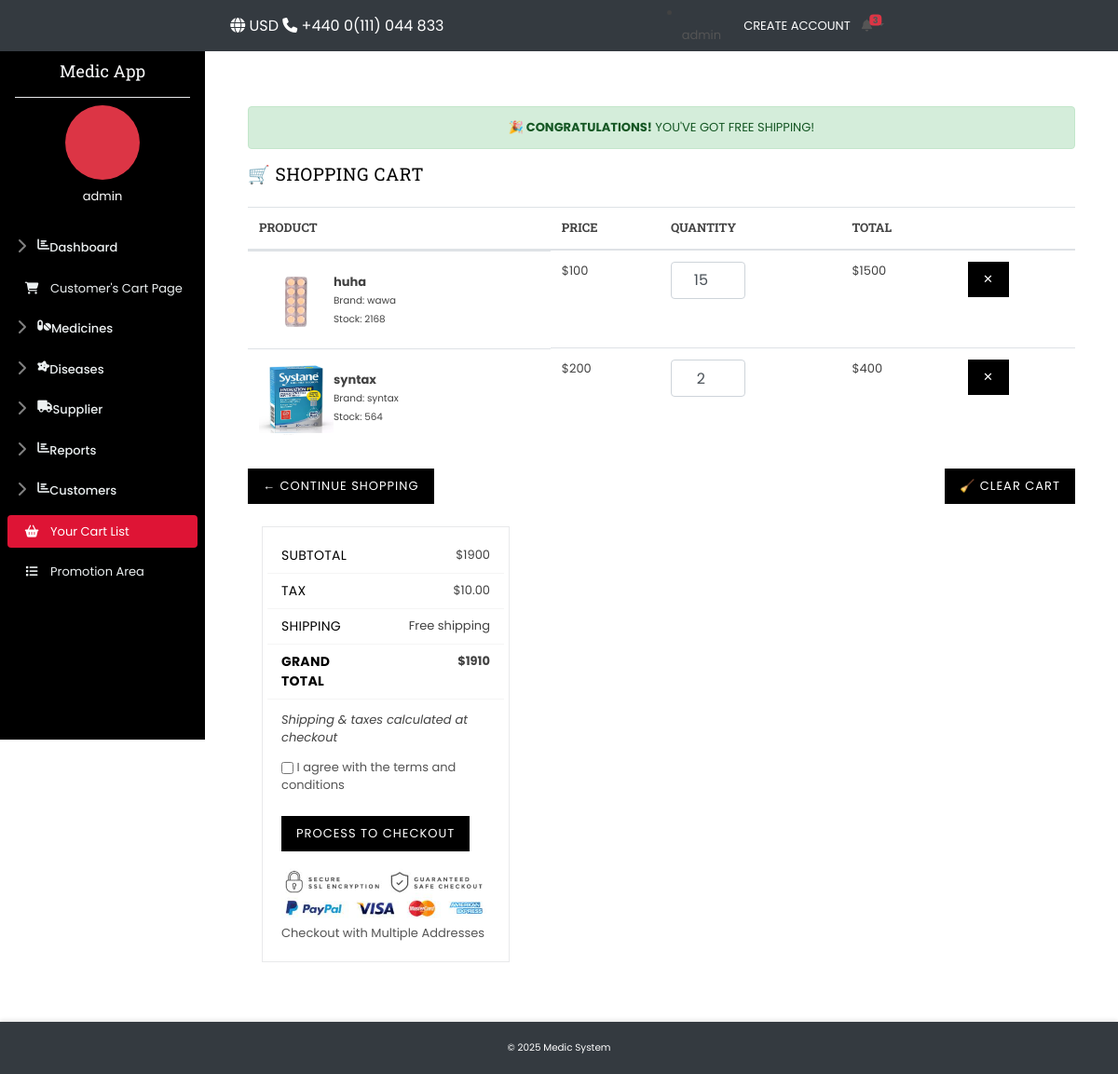
The app's page /cartlist/ (signed in) with its own data.
### ourapp/models.py (models this page shows, shortened)
class CartProduct(models.Model):
    cart = models.ForeignKey(Cart,on_delete=models.CASCADE)
    item = models.ForeignKey(Item,on_delete=models.CASCADE)
    qty = models.PositiveIntegerField(default=0)
    price = models.PositiveIntegerField(default=0)

class Item(models.Model):
    category = models.ForeignKey(Category, on_delete= models.CASCADE)
    disease = models.ForeignKey(Disease, on_delete= models.CASCADE)
    supplier = models.ForeignKey(Supplier, on_delete= models.CASCADE, blank=True, null=True)
    item_photo1 = models.ImageField(upload_to='photos')
    item_photo2 = models.ImageField(upload_to='photos')
    item_name = models.CharField(max_length=255)
    item_quantity =models.PositiveIntegerField()
    item_price = models.PositiveIntegerField()
    purcharse_price = models.PositiveIntegerField(default=0)
    item_description = models.TextField()
    exp_date = models.DateField()
    brand_name = models.CharField(max_length=255, blank=True, null=True)
    batch_number = models.CharField(max_length=100, blank=True, null=True)
    barcode = models.CharField(max_length=255, blank=True, null=True)
    stock_minimum = models.PositiveIntegerField(default=10)

class Cart(models.Model):
    user = models.ForeignKey(User, on_delete=models.CASCADE, related_name='carts')  # 🆕
    total_amount = models.PositiveIntegerField(default=0)
    created_date = models.DateField(default=timezone.now)
    def update_total_amount(self):
        total = sum([cp.qty * cp.item.item_price for cp in self.cartproduct_set.all()])
        self.total_amount = total
        self.save()

### ourapp/views.py (the view)
# urls.py: path('cartlist/', cart_list, name='cart_list'),
@login_required
def cart_list(request):
    user = request.user
    try:
        cart = Cart.objects.get(user=user)
        cart.update_total_amount()
        cart.refresh_from_db()
        cart_items = CartProduct.objects.filter(cart=cart)
        total = cart.total_amount
    except Cart.DoesNotExist:
        cart_items = []
        total = 0
    context = {
        'cart':cart,
        'cart_items': cart_items,
        'total': total,
    }
    return render(request, 'cart_list.html', context)

### ourapp/context_processors.py (called while the page is built)
def expiry_notifications(request):
    if request.user.is_authenticated:
        today = now().date()
        warning_date = today + timedelta(days=90)
        expiring_items = Item.objects.filter(exp_date__lte=warning_date, exp_date__gte=today)
        return {'expiring_items': expiring_items, 'expiring_count': expiring_items.count()}
    return {}

### ourapp/templatetags/cart_extras.py (called while the page is built)
@register.filter
def multiply(qty, price):
    return qty * price

### templates/cart_list.html (shortened to what this page needs)
{% extends 'base.html' %}
{% load static %}
{% load cart_extras %}
{% block content %}
<div class="container my-5">
  <div class="alert alert-success text-center">
    <strong>🎉 CONGRATULATIONS!</strong> YOU'VE GOT FREE SHIPPING!
  </div>
  <h2 class="mb-4">🛒 Shopping Cart</h2>
  <table class="table align-middle">
    <thead>
      <tr>
        <th>PRODUCT</th>
        <th>PRICE</th>
        <th>QUANTITY</th>
        <th>TOTAL</th>
        <th></th>
      </tr>
    </thead>
    <tbody>
      {% for cart in cart_items %}
      <tr>
        <td class="d-flex align-items-center gap-3">
          <img src="{{ cart.item.item_photo1.url }}" width="80" height="80" class="rounded" alt="item image">
          <div>
            <strong>{{ cart.item.item_name }}</strong><br>
            <small>Brand: {{ cart.item.brand_name }}</small><br>
            <small>Stock: {{ cart.item.item_quantity }}</small>
          </div>
        </td>
        <td>${{ cart.item.item_price }}</td>
        <td>
          <form action="{% url 'update_quantity' cart.item.id %}" method="post" class="d-flex align-items-center">
            <input type="number" name="quantity" value="{{ cart.qty }}" min="1"
                   class="form-control text-center" style="width: 80px;"
                   onchange="this.form.submit()">
          </form>
        </td>
        <td>${{ cart.qty|multiply:cart.item.item_price }}</td>
        <td>
          <a href="{% url 'remove_from_cart' cart.item.id %}" class="btn btn-outline-danger btn-sm">✕</a>
        </td>
      </tr>
      {% empty %}
      <tr>
        <td colspan="5" class="text-center">Your cart is empty.</td>
      </tr>
      {% endfor %}
    </tbody>
  </table>
  {% if cart_items %}
  <div class="d-flex justify-content-between align-items-center mt-4">
    <a href="{% url 'homeview' %}" class="btn btn-dark">← Continue Shopping</a>
    <a href="{% url 'clear_cart' %}" class="btn btn-outline-danger">🧹 Clear Cart</a>
  </div>
  <div class="col-md-4 cart__footer mt-4">
    <div class="solid-border">
      <div class="row border-bottom pb-2">
        <span class="col-6 cart__subtotal-title">Subtotal</span>
        <span class="col-6 text-right">${{ cart.total_amount }}</span>
      </div>
      <div class="row border-bottom pb-2 pt-2">
        <span class="col-6 cart__subtotal-title">Tax</span>
        <span class="col-6 text-right">$10.00</span>
      </div>
      <div class="row border-bottom pb-2 pt-2">
        <span class="col-6 cart__subtotal-title">Shipping</span>
        <span class="col-6 text-right">Free shipping</span>
      </div>
      <div class="row border-bottom pb-2 pt-2">
        <span class="col-6 cart__subtotal-title"><strong>Grand Total</strong></span>
        <span class="col-6 text-right"><strong>${{ total|add:10 }}</strong></span>
      </div>
      <div class="cart__shipping">Shipping & taxes calculated at checkout</div>
      <p class="cart_tearm">
        <label>
          <input type="checkbox" name="tearm" class="checkbox" value="tearm" required="">
          I agree with the terms and conditions
        </label>
      </p>
      <a href="{% url 'checkout' %}" class="btn btn--small-wide checkout">Process to checkout</a>
      <div class="paymnet-img">
        <img src="{% static 'assets/images/payment-img.jpg' %}" alt="Payment">
      </div>
      <p><a href="#">Checkout with Multiple Addresses</a></p>
    </div>
  </div>
  {% endif %}
</div>
{% endblock %}

### templates/base.html (shortened to what this page needs)
{% load static %}
<!DOCTYPE html>
<html lang="en">
<head>
  <link rel="stylesheet" href="{% static 'assets/css/plugins.css' %}" />
  <link rel="stylesheet" href="{% static 'assets/css/bootstrap.min.css' %}" />
  <link rel="stylesheet" href="{% static 'assets/css/style.css' %}" />
  <link rel="stylesheet" href="{% static 'assets/css/responsive.css' %}" />
  <link href="https://cdnjs.cloudflare.com/ajax/libs/font-awesome/6.4.0/css/all.min.css" rel="stylesheet" />
</head>
<body>
  <nav class="navbar navbar-expand-lg navbar-dark bg-dark fixed-top">
  <div class="container-fluid px-2">
    <div class="navbar-brand py-0">
      <i class="fas fa-globe"></i> USD
      <i class="fas fa-phone ms-2"></i> +440 0(111) 044 833
    </div>
    <div class="ms-auto d-flex align-items-center">
      {% if request.user is not anonymounsuser %}
        <li class="nav-item pe-1"><a class="nav-link py-1" href="{% url 'loginview' %}">{{request.user}}</a></li>
      {% else %}
        <li class="nav-item pe-1"><a class="nav-link py-1" href="{% url 'logoutview' %}">logout</a></li>
      {% endif %}
      <a href="{% url 'customer_register' %}" class="nav-link text-white py-1 px-2">CREATE ACCOUNT</a>
      <div class="dropdown position-relative ps-1">
        <a class="nav-link dropdown-toggle py-1 px-1" href="#" role="button" data-bs-toggle="dropdown">
          <i class="fas fa-bell"></i>
          {% if expiring_count > 0 %}
            <span class="position-absolute top-0 start-100 translate-middle badge rounded-pill bg-danger">
              {{ expiring_count }}
            </span>
          {% endif %}
        </a>
      </div>
    </div>
  </div>
</nav>
  <div class="sidebar-desktop" id="sidebarDesktop">
    <h5 class="text-center text-light mb-3">Medic App</h5>
    <hr class="bg-info my-2 mx-3">
    <div class="text-center mb-4 px-3">
      <div class="d-flex justify-content-center mb-2">
        <div class="rounded-circle bg-danger d-flex align-items-center justify-content-center" style="width: 80px; height: 80px;">
        </div>
      </div>
      <p class="mb-0 text-white">{{ request.user }}</p>
    </div>
    <nav class="nav flex-column sidebar-nav">
      <button class="btn-toggle" data-bs-toggle="collapse" data-bs-target="#customer-collapse" aria-expanded="false">
        <i class="fas fa-chart-bar me-2"></i> Dashboard
      </button>
      <a class="nav-link" href="{% url 'customerproduct_list' %}"><i class="fas fa-shopping-cart"></i>Customer's Cart Page</a>
      <button class="btn-toggle" data-bs-toggle="collapse" data-bs-target="#medicine-collapse" aria-expanded="false">
        <i class="fas fa-pills me-2"></i> Medicines
      </button>
      <button class="btn-toggle" data-bs-toggle="collapse" data-bs-target="#diseases-collapse" aria-expanded="false">
        <i class="fas fa-disease me-2"></i> Diseases
      </button>
      <button class="btn-toggle" data-bs-toggle="collapse" data-bs-target="#supplier-collapse" aria-expanded="false">
        <i class="fas fa-truck me-2"></i> Supplier
      </button>
      <button class="btn-toggle" data-bs-toggle="collapse" data-bs-target="#reports-collapse" aria-expanded="false">
        <i class="fas fa-chart-bar me-2"></i> Reports
      </button>
      <button class="btn-toggle" data-bs-toggle="collapse" data-bs-target="#customer-collapse" aria-expanded="false">
        <i class="fas fa-chart-bar me-2"></i> Customers
      </button>
      <a class="nav-link" href="{% url 'cart_list' %}"><i class="fas fa-shopping-basket"></i> Your Cart List</a>
       <a class="nav-link" href=""><i class="fas fa-list"></i>Promotion Area</a>
    </nav>
  </div>
  <div class="content-wrapper">
    {% block content %} {% endblock content %}
  </div>
  <footer class="bg-dark text-white text-center py-2">
    <small>&copy; 2025 Medic System</small>
  </footer>
</body>
</html>

### templates/base.html (style rules this page uses)
:root { --sidebar-width: 220px; --sidebar-bg: #000; --sidebar-active-bg: #de1435; --primary-color: #293136; --text-light: #ecf0f1; }
body { margin: 0; padding-top: 50px; min-height: 100vh; display: flex; flex-direction: column; }
.sidebar-desktop { width: var(--sidebar-width); background: var(--sidebar-bg); overflow-y: auto; padding-top: 1rem; height: calc(100vh - 56px); position: fixed; transition: transform 0.3s ease; }
.content-wrapper { flex: 1; padding: 1rem; margin-left: var(--sidebar-width); min-height: calc(100vh - 56px - 56px); }
.sidebar-nav { padding-left: 0; }
.sidebar-nav .nav-link { color: var(--text-light); padding: 0.5rem 1rem; margin: 0.25rem 0.5rem; border-radius: 4px; display: flex; align-items: center; transition: all 0.2s; }
.sidebar-nav .nav-link:hover, .sidebar-nav .nav-link.active { background-color: var(--sidebar-active-bg); color: white; }
.sidebar-nav .nav-link i { margin-right: 10px; width: 20px; text-align: center; }
.btn-toggle { display: inline-flex; align-items: left; padding: 0.5rem 1rem; font-weight: 500; color: var(--text-light); background-color: transparent; border: 0; width: 100%; text-align: left; margin: 0.25rem 0; transition: all 0.2s; }
.btn-toggle::before { width: 1.25em; line-height: 0; transition: transform 0.35s ease; transform-origin: 0.5em 50%; margin-right: 8px; }
.navbar { min-height: 50px; padding-top: 0.25rem; padding-bottom: 0.25rem; }
.navbar-brand { padding-top: 0.25rem; padding-bottom: 0.25rem; font-size: 1rem; }
.position-absolute.top-0.start-100 { transform: translate(-50%, -20%) !important; font-size: 0.6rem; padding: 0.15em 0.4em; }
footer { box-shadow: 0 -2px 4px rgba(0, 0, 0, 0.1); height: 56px; display: flex; align-items: center; justify-content: center; }

### records on screen
CartProduct: item.item_photo1 (picture), item.item_name "huha", item.brand_name "wawa", item.item_quantity "2168", item.item_price "100", quantity "15", qty|multiply "1500"
CartProduct: item.item_photo1 (picture), item.item_name "syntax", item.brand_name "syntax", item.item_quantity "564", item.item_price "200", quantity "2", qty|multiply "400"
Cart: total_amount "1900"

### other values on screen
{{ request.user }} "admin"
{{ expiring_count }} "3"
{{ total|add:10 }} "1910"
